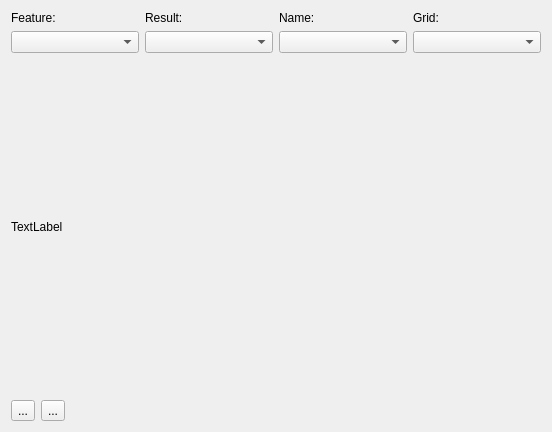
<?xml version="1.0" encoding="UTF-8"?>
<ui version="4.0">
 <class>Dialog</class>
 <widget class="QDialog" name="Dialog">
  <property name="geometry">
   <rect>
    <x>0</x>
    <y>0</y>
    <width>552</width>
    <height>432</height>
   </rect>
  </property>
  <property name="windowTitle">
   <string>Storm Drain Results Viewer</string>
  </property>
  <layout class="QGridLayout" name="gridLayout_2">
   <item row="0" column="0">
    <layout class="QGridLayout" name="gridLayout">
     <item row="5" column="0" colspan="4">
      <layout class="QHBoxLayout" name="horizontalLayout">
       <item>
        <widget class="QToolButton" name="prev_button">
         <property name="text">
          <string>...</string>
         </property>
         <property name="icon">
          <iconset>
           <normaloff>../img/arrow_4.svg</normaloff>../img/arrow_4.svg</iconset>
         </property>
        </widget>
       </item>
       <item>
        <widget class="QToolButton" name="next_button">
         <property name="text">
          <string>...</string>
         </property>
         <property name="icon">
          <iconset>
           <normaloff>../img/arrow_2.svg</normaloff>../img/arrow_2.svg</iconset>
         </property>
        </widget>
       </item>
       <item>
        <spacer name="horizontalSpacer">
         <property name="orientation">
          <enum>Qt::Horizontal</enum>
         </property>
         <property name="sizeHint" stdset="0">
          <size>
           <width>40</width>
           <height>20</height>
          </size>
         </property>
        </spacer>
       </item>
      </layout>
     </item>
     <item row="2" column="0" colspan="4">
      <spacer name="verticalSpacer">
       <property name="orientation">
        <enum>Qt::Vertical</enum>
       </property>
       <property name="sizeHint" stdset="0">
        <size>
         <width>20</width>
         <height>40</height>
        </size>
       </property>
      </spacer>
     </item>
     <item row="1" column="0">
      <widget class="QComboBox" name="folder_combo"/>
     </item>
     <item row="1" column="1">
      <widget class="QComboBox" name="subfolder_combo"/>
     </item>
     <item row="0" column="3">
      <widget class="QLabel" name="label_3">
       <property name="text">
        <string>Grid:</string>
       </property>
      </widget>
     </item>
     <item row="4" column="0" colspan="4">
      <spacer name="verticalSpacer_2">
       <property name="orientation">
        <enum>Qt::Vertical</enum>
       </property>
       <property name="sizeHint" stdset="0">
        <size>
         <width>20</width>
         <height>40</height>
        </size>
       </property>
      </spacer>
     </item>
     <item row="0" column="0">
      <widget class="QLabel" name="label">
       <property name="text">
        <string>Feature:</string>
       </property>
      </widget>
     </item>
     <item row="3" column="0" colspan="4">
      <layout class="QVBoxLayout" name="verticalLayout_2">
       <property name="sizeConstraint">
        <enum>QLayout::SetDefaultConstraint</enum>
       </property>
       <item>
        <widget class="QLabel" name="image_label">
         <property name="text">
          <string>TextLabel</string>
         </property>
        </widget>
       </item>
      </layout>
     </item>
     <item row="0" column="1">
      <widget class="QLabel" name="label_2">
       <property name="text">
        <string>Result:</string>
       </property>
      </widget>
     </item>
     <item row="0" column="2">
      <widget class="QLabel" name="label_4">
       <property name="text">
        <string>Name:</string>
       </property>
      </widget>
     </item>
     <item row="1" column="2">
      <widget class="QComboBox" name="name_combo">
       <property name="insertPolicy">
        <enum>QComboBox::InsertAlphabetically</enum>
       </property>
      </widget>
     </item>
     <item row="1" column="3">
      <widget class="QComboBox" name="grid_combo">
       <property name="insertPolicy">
        <enum>QComboBox::InsertAlphabetically</enum>
       </property>
      </widget>
     </item>
    </layout>
   </item>
  </layout>
 </widget>
 <resources/>
 <connections/>
</ui>
